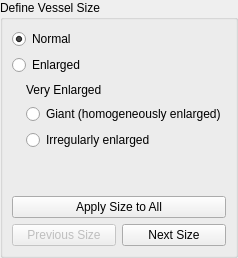
               <widget class="QWidget" name="setVesselSizePage">
                <layout class="QVBoxLayout" name="verticalLayout_36">
                 <property name="margin">
                  <number>0</number>
                 </property>
                 <item>
                  <widget class="QGroupBox" name="groupBox_10">
                   <property name="whatsThis">
                    <string>&lt;!DOCTYPE HTML PUBLIC &quot;-//W3C//DTD HTML 4.0//EN&quot; &quot;http://www.w3.org/TR/REC-html40/strict.dtd&quot;&gt;
&lt;html&gt;&lt;head&gt;&lt;meta name=&quot;qrichtext&quot; content=&quot;1&quot; /&gt;&lt;style type=&quot;text/css&quot;&gt;
p, li { white-space: pre-wrap; }
&lt;/style&gt;&lt;/head&gt;&lt;body style=&quot; font-family:'MS Shell Dlg 2'; font-size:8.25pt; font-weight:400; font-style:normal;&quot;&gt;
&lt;p style=&quot; margin-top:0px; margin-bottom:0px; margin-left:0px; margin-right:0px; -qt-block-indent:0; text-indent:0px;&quot;&gt;&lt;span style=&quot; font-size:8pt;&quot;&gt;Vessels are marked as 'Undefined' by default to avoid any assumption of normality. Recommended guidelines for choosing a vessel size give three options:&lt;/span&gt;&lt;/p&gt;
&lt;p style=&quot;-qt-paragraph-type:empty; margin-top:0px; margin-bottom:0px; margin-left:0px; margin-right:0px; -qt-block-indent:0; text-indent:0px; font-size:8pt;&quot;&gt;&lt;/p&gt;
&lt;p style=&quot; margin-top:0px; margin-bottom:0px; margin-left:0px; margin-right:0px; -qt-block-indent:0; text-indent:0px;&quot;&gt;&lt;span style=&quot; font-size:8pt;&quot;&gt;- &lt;/span&gt;&lt;span style=&quot; font-size:8pt; font-weight:600;&quot;&gt;Normal&lt;/span&gt;&lt;span style=&quot; font-size:8pt;&quot;&gt;: less than 20 micrometres in width&lt;/span&gt;&lt;/p&gt;
&lt;p style=&quot;-qt-paragraph-type:empty; margin-top:0px; margin-bottom:0px; margin-left:0px; margin-right:0px; -qt-block-indent:0; text-indent:0px; font-size:8pt;&quot;&gt;&lt;/p&gt;
&lt;p style=&quot; margin-top:0px; margin-bottom:0px; margin-left:0px; margin-right:0px; -qt-block-indent:0; text-indent:0px;&quot;&gt;&lt;span style=&quot; font-size:8pt;&quot;&gt;- &lt;/span&gt;&lt;span style=&quot; font-size:8pt; font-weight:600;&quot;&gt;Enlarged&lt;/span&gt;&lt;span style=&quot; font-size:8pt;&quot;&gt;: between 20 and 50 micrometres in width&lt;/span&gt;&lt;/p&gt;
&lt;p style=&quot;-qt-paragraph-type:empty; margin-top:0px; margin-bottom:0px; margin-left:0px; margin-right:0px; -qt-block-indent:0; text-indent:0px; font-size:8pt;&quot;&gt;&lt;/p&gt;
&lt;p style=&quot; margin-top:0px; margin-bottom:0px; margin-left:0px; margin-right:0px; -qt-block-indent:0; text-indent:0px;&quot;&gt;&lt;span style=&quot; font-size:8pt;&quot;&gt;- &lt;/span&gt;&lt;span style=&quot; font-size:8pt; font-weight:600;&quot;&gt;Giant&lt;/span&gt;&lt;span style=&quot; font-size:8pt;&quot;&gt;: more than 50 micrometres in width&lt;/span&gt;&lt;/p&gt;&lt;/body&gt;&lt;/html&gt;</string>
                   </property>
                   <property name="title">
                    <string>Define Vessel Size</string>
                   </property>
                   <layout class="QVBoxLayout" name="verticalLayout_37">
                    <item>
                     <layout class="QHBoxLayout" name="horizontalLayout_14">
                      <item>
                       <widget class="QRadioButton" name="sizeNormalRadio">
                        <property name="text">
                         <string>Normal</string>
                        </property>
                        <property name="checked">
                         <bool>true</bool>
                        </property>
                       </widget>
                      </item>
                     </layout>
                    </item>
                    <item>
                     <layout class="QGridLayout" name="gridLayout_10">
                      <item row="0" column="0">
                       <widget class="QRadioButton" name="sizeEnlargedRadio">
                        <property name="text">
                         <string>Enlarged</string>
                        </property>
                       </widget>
                      </item>
                     </layout>
                    </item>
                    <item>
                     <layout class="QGridLayout" name="gridLayout_11">
                      <item row="1" column="1">
                       <widget class="QRadioButton" name="sizeGiantRadio">
                        <property name="text">
                         <string>Giant (homogeneously enlarged)</string>
                        </property>
                       </widget>
                      </item>
                      <item row="2" column="1">
                       <widget class="QRadioButton" name="sizeIrregularRadio">
                        <property name="text">
                         <string>Irregularly enlarged</string>
                        </property>
                       </widget>
                      </item>
                      <item row="0" column="1">
                       <widget class="QLabel" name="label_12">
                        <property name="sizePolicy">
                         <sizepolicy hsizetype="Preferred" vsizetype="Fixed">
                          <horstretch>0</horstretch>
                          <verstretch>0</verstretch>
                         </sizepolicy>
                        </property>
                        <property name="minimumSize">
                         <size>
                          <width>0</width>
                          <height>17</height>
                         </size>
                        </property>
                        <property name="text">
                         <string>Very Enlarged</string>
                        </property>
                       </widget>
                      </item>
                      <item row="1" column="0">
                       <spacer name="horizontalSpacer_5">
                        <property name="orientation">
                         <enum>Qt::Horizontal</enum>
                        </property>
                        <property name="sizeType">
                         <enum>QSizePolicy::Fixed</enum>
                        </property>
                        <property name="sizeHint" stdset="0">
                         <size>
                          <width>14</width>
                          <height>20</height>
                         </size>
                        </property>
                       </spacer>
                      </item>
                     </layout>
                    </item>
                    <item>
                     <spacer name="verticalSpacer_12">
                      <property name="orientation">
                       <enum>Qt::Vertical</enum>
                      </property>
                      <property name="sizeHint" stdset="0">
                       <size>
                        <width>20</width>
                        <height>40</height>
                       </size>
                      </property>
                     </spacer>
                    </item>
                    <item>
                     <widget class="QPushButton" name="applySizeToAll">
                      <property name="minimumSize">
                       <size>
                        <width>0</width>
                        <height>0</height>
                       </size>
                      </property>
                      <property name="statusTip">
                       <string>Apply selected size to all vessels</string>
                      </property>
                      <property name="text">
                       <string>Apply Size to All</string>
                      </property>
                     </widget>
                    </item>
                    <item>
                     <layout class="QHBoxLayout" name="horizontalLayout_15">
                      <item>
                       <widget class="QPushButton" name="prevSize">
                        <property name="enabled">
                         <bool>false</bool>
                        </property>
                        <property name="minimumSize">
                         <size>
                          <width>0</width>
                          <height>0</height>
                         </size>
                        </property>
                        <property name="text">
                         <string>Previous Size</string>
                        </property>
                       </widget>
                      </item>
                      <item>
                       <widget class="QPushButton" name="nextSize">
                        <property name="minimumSize">
                         <size>
                          <width>0</width>
                          <height>0</height>
                         </size>
                        </property>
                        <property name="text">
                         <string>Next Size</string>
                        </property>
                       </widget>
                      </item>
                     </layout>
                    </item>
                   </layout>
                  </widget>
                 </item>
                </layout>
               </widget>
